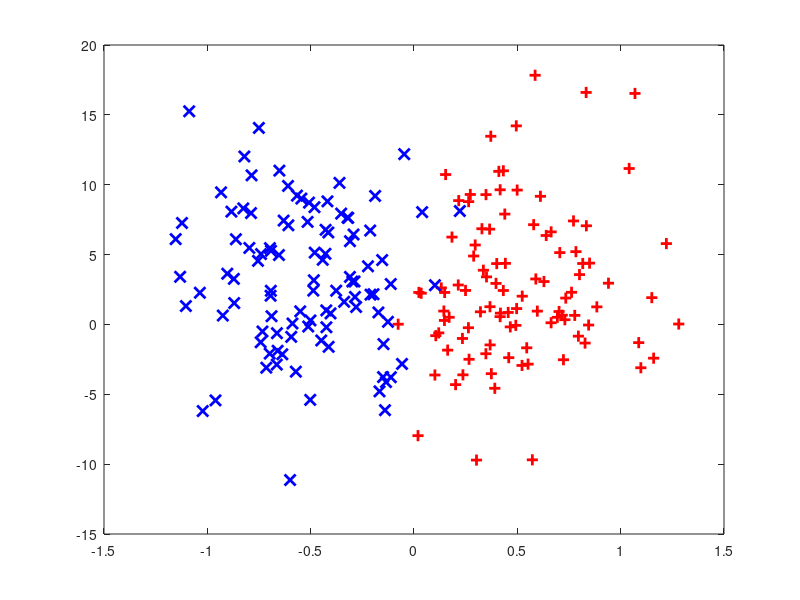

Reproduce this figure in MATLAB. (Note: this script raises an error after producing the figure.)
%% Initilizing the enviroment
clear all
close all
clc
rand('state', 2022)
randn('state', 2022)
%% data
mul=[0.5,3]; % 均值
S1=[0.1 0;0 30]; % 协方差
data1=mvnrnd(mul, S1, 100); % 产生高斯分布数据
data1(:,3)=1;
% 第二组数据
mu2=[-0.5,3];
S2=[0.1 0;0 30];
data2=mvnrnd(mu2,S2,100);
data2(:,3)=-1;
% noises of p
mm1=0;
mu3=[0,0];
S3=[1 -0.8;-0.8 1];
data3=mvnrnd(mu3,S3,mm1);
data3(:,3)=-1;
% noises of n
mm2=mm1;
mu4=[0,0];
S4=[1 -0.8;-0.8 1];
data4=mvnrnd(mu4,S4,mm2);
data4(:,3)=1;
data_noise = [data3;data4];
% predict
mu5=[0.5,-2.8]; % 均值
S5=[0.2 0;0 2]; % 协方差
data5=mvnrnd(mu5, S5, 100); % 产生高斯分布数据
data5(:,3)=1;
% 第二组数据
mu55=[-0.5,3];
S55=[0.2 0;0 2];
data55=mvnrnd(mu55,S55,100);
data55(:,3)=-1;
%% all
data_train=[data1;data2;data_noise];
data_predict=[data5;data55];
% plot(data_noise(:,1),data_noise(:,2), 'go', 'MarkerSize',8, 'LineWidth', 2);

plot(data1(:,1),data1(:,2), 'r+', 'MarkerSize',8, 'LineWidth', 2);hold on;
plot(data2(:,1),data2(:,2), 'bx', 'MarkerSize',8, 'LineWidth', 2);
% plot(data5(:,1),data5(:,2), 'r.', 'MarkerSize',8, 'LineWidth', 2);
% plot(data55(:,1),data55(:,2), 'b*', 'MarkerSize',8, 'LineWidth', 2);
hold off;


%% Load and prepare the data
% Training data
Data_Train = data_train;
% Normalization
Data_Train = [mapminmax(Data_Train(:, 1:end-1)', 0, 1)', Data_Train(:, end)]; % Map the original data to value between [0, 1] by colum
Samples_Train = Data_Train(:, 1:end-1);
Labels_Train = Data_Train(:, end);

% Predicting data
Data_Predict = data_predict;
% Normalization
Data_Predict = [mapminmax(Data_Predict(:, 1:end-1)', 0, 1)', Data_Predict(:, end)]; % Map the original data to value between [0, 1] by colum
Samples_Predict = Data_Predict(:, 1:end-1);
Label_Predict  = Data_Predict (:, end);


%% Some public parameters
% F_LDM Type
FLDM_Type = 'F1_LDM';
Kernel.Type = 'RBF';

switch FLDM_Type
    case 'F1_LDM'
        if strcmp(Kernel.Type, 'Linear')
            u = 0.1;                  % OK
            lambda1 = 0.03125;        % OK
            lambda2 = 0.03125;        % OK
            C = 0.75;                  % OK
            
            Value_Contour = 1;
            Str_Legend = 'Linear F1\_LDM';
        elseif strcmp(Kernel.Type, 'RBF')
            u = 0.1;                % OK
            lambda1 = 0.015625;       % OK
            lambda2 = 0.015625;       % OK
            C = 100;                % OK
            Kernel.gamma = 10.9227;      % OK
            
            Value_Contour = 1;      % OK
            Str_Legend = 'RBF-kernel F1\_LDM';
        else
            disp('Wrong parameters are provided.')
            return
        end
    case 'F2_LDM'
        if strcmp(Kernel.Type, 'Linear')
            u = 0.1;             % OK
            lambda1 = 0.5;       % OK
            lambda2 = 0.0625;    % OK
            C = 100;             % OK
            
            Value_Contour = 1;
            Str_Legend = 'Linear F2\_LDM';
        elseif strcmp(Kernel.Type, 'RBF')
            u = 0.1;             %  OK    91.9%@u = 0.5; Chose from u_Interval = linspace(0.1, 0.5, 3);
            lambda1 = 0.0039063;    %  OK    91.9%@lambda1 = 2^(-8);      Chose from lambda1_Interval = 2.^(-8:-2);
            lambda2 = 0.0039063;    %  OK    91.9%@lambda2 = 2^(-8);      Chose from lambda2_Interval = 2.^(-8:-2);
            C = 1;              %  OK    91.9%@C = 2^2;               Chose from C_Interval = 2.^(-8:8);
            Kernel.gamma = 10.9068;    %  OK    91.9%@Kernel.gamma = 2^3;    Chose from gamma_Interval = 2.^(-4:4);
            
            Value_Contour =1e-2;      % Best@20150910   91.9%@Kernel.gamma = 2^3;
            Str_Legend = 'RBF-kernel F2\_LDM';
        else
            disp('Wrong parameters are provided.')
            return
        end
    otherwise
        fprintf('%g\s','  Wrong inputs are provided.');
        return
end
QPPs_Solver = 'QP_Matlab';


%% Train and predict
C_s.C = C*abs(Labels_Train);
tic
%C_s.s = Fuzzy_MemberShip(Samples_Train, Labels_Train,Kernel,u);
C_s.s = Fuzzy_MemberShip_FCM(Samples_Train, Labels_Train);
Outs_Train = Train_FLDM(Samples_Train, Labels_Train, lambda1, lambda2, C_s, FLDM_Type, Kernel, QPPs_Solver);
t = toc;
% Predict the data
[Acc, Margin, Data_Supporters, Label_Decision, Outs_Predict] = Predict_FLDM(Outs_Train, Samples_Predict, Label_Predict);


%% Statistical results
% Predicting accurate
disp(['  The training time is ', num2str(t), ' seconds.'])
disp(['  The predicting accurate is ', num2str(100*Acc), '%.'])
Margin_MEAN = Margin.MEAN;
Str_MEAN = sprintf('  The Margin MEAN is %0.2e', Margin_MEAN);
disp(Str_MEAN)
Margin_VARIANCE = Margin.VARIANCE;
Str_VARIANCE = sprintf('  The Margin VARIANCE is %0.2e', Margin_VARIANCE);
disp(Str_VARIANCE)

%% Visualization
%% hot map
xp = Samples_Train(Labels_Train==1,:);
xn = Samples_Train(Labels_Train==-1,:);
xp=[xp;xn];
figure
[xq,yq] = meshgrid(linspace(min(xp(:, 1)), max(xp(:, 1)), 100), linspace(min(xp(:, 2)), max(xp(:, 2)), 100));
vq = griddata(xp(:, 1), xp(:, 2),C_s.s,xq,yq,'v4');
% vq(find(vq<0))=0;
contourf(xq,yq,vq,100,'LineStyle','none')
colormap(jet);
colorbar;
hold on
plot(Samples_Train(Labels_Train==1, 1), Samples_Train(Labels_Train==1, 2), 'r+', 'MarkerSize',8, 'LineWidth', 2); % Positive trainging data
plot(Samples_Train(Labels_Train==-1, 1), Samples_Train(Labels_Train==-1, 2), 'bx', 'MarkerSize',8, 'LineWidth', 2); % Negative trainging data

%---
% The Intervals for both X and Y axise
x_Interval = linspace(min(Samples_Train(:, 1)), max(Samples_Train(:, 1)), 100);
y_Interval = linspace(min(Samples_Train(:, 2)), max(Samples_Train(:, 2)), 100);
% Contours
[X, Y, Z] = Contour_FLDM(Outs_Predict, x_Interval, y_Interval);
[Con_Decsi, h_Decsi] = contour(X, Y, Z, [0 0], '-', 'Color', 'k', 'LineWidth', 2);
clabel(Con_Decsi, h_Decsi, 'Color', 'k', 'FontSize', 12, 'FontWeight', 'bold');


%---

plot(Samples_Train(201:end-mm2, 1), Samples_Train(201:end-mm2, 2), 'go', 'MarkerSize',8, 'LineWidth', 2); %noises of p
plot(Samples_Train(end-mm2+1:end, 1), Samples_Train(end-mm2+1:end, 2), 'gsquare', 'MarkerSize',8, 'LineWidth', 2); %noises of n
legend('Confidence Plane', 'Class 1','Class 2', 'Noises of Class1','Noises of Class2')
hold off;
figure(2)
plot(Samples_Train(Labels_Train==1, 1), Samples_Train(Labels_Train==1, 2), 'r+', 'MarkerSize',8, 'LineWidth', 2); % Positive trainging data
hold on;
plot(Samples_Train(Labels_Train==-1, 1), Samples_Train(Labels_Train==-1, 2), 'bx', 'MarkerSize',8, 'LineWidth', 2); % Negative trainging data
plot(Samples_Train(end-mm2, 1), Samples_Train(end-mm2, 2), 'go', 'MarkerSize',8, 'LineWidth', 2); %noises of p
plot(Samples_Train(end-mm2:end, 1), Samples_Train(end-mm2:end, 2), 'gsquare', 'MarkerSize',8, 'LineWidth', 2); %noises of n
plot(Data_Supporters(:, 1), Data_Supporters(:, 2), 'ko', 'MarkerSize',8, 'LineWidth', 2);  % The support vectors
legend('Class 1','Class 2', 'noises of Class1','noises of Class2' , 'Support vectors')
% The Intervals for both X and Y axise
x_Interval = linspace(min(Samples_Train(:, 1)), max(Samples_Train(:, 1)), 100);
y_Interval = linspace(min(Samples_Train(:, 2)), max(Samples_Train(:, 2)), 100);
% Contours
[X, Y, Z] = Contour_FLDM(Outs_Predict, x_Interval, y_Interval);
[Con_Pos, h_Pos] = contour(X, Y, Z, Value_Contour*[1 1], ':', 'Color', 'k', 'LineWidth', 1);

clabel(Con_Pos, h_Pos, 'Color','k', 'FontSize', 12, 'FontWeight', 'bold');
[Con_Decsi, h_Decsi] = contour(X, Y, Z, [0 0], '-', 'Color', 'k', 'LineWidth', 2);
clabel(Con_Decsi, h_Decsi, 'Color', 'k', 'FontSize', 12, 'FontWeight', 'bold');
[Con_Neg, h_Neg] = contour(X, Y, Z, Value_Contour*[-1 -1], ':', 'Color','k', 'LineWidth', 1);
clabel(Con_Neg, h_Neg, 'Color', 'k', 'FontSize', 12, 'FontWeight', 'bold');
clabel(Con_Neg, h_Neg, 'Color', 'k', 'FontSize', 12, 'FontWeight', 'bold');